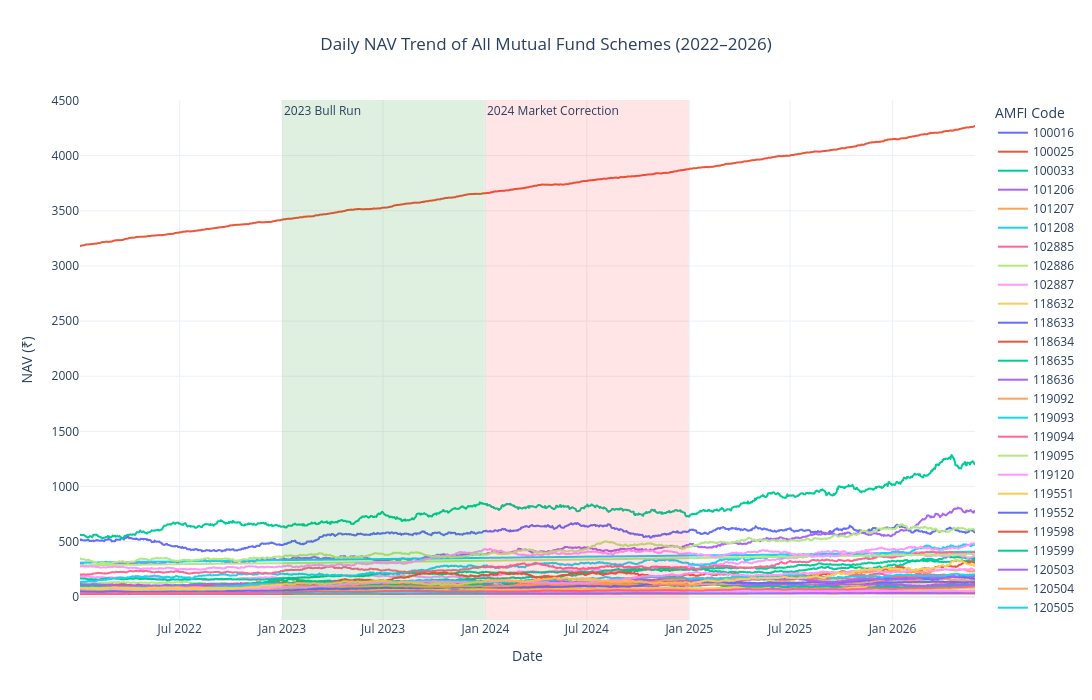

The cell this chart's notebook holds for it:
### Code cell
fig.update_layout(
    template="plotly_white",
    width=1400,
    height=700,
    title_x=0.5,
    legend_title="AMFI Code",
    hovermode="x unified"
)

### Figure 1 — Plotly figure (JSON) as saved in the notebook; plotly's stock layout.template omitted (floating-point values rounded to 4 significant figures; data arrays with more than 128 entries replaced by an {"elided": "..."} marker saying what was removed)
{"data": [{"hovertemplate": "Scheme (AMFI Code)=100016<br>Date=%{x}<br>NAV (₹)=%{y}<extra></extra>", "legendgroup": "100016", "line": {"color": "#636efa", "dash": "solid"}, "marker": {"symbol": "circle"}, "mode": "lines", "name": "100016", "showlegend": true, "type": "scattergl", "x": {"elided": "1150 str values"}, "xaxis": "x", "y": {"elided": "1150 float values"}, "yaxis": "y"}, {"hovertemplate": "Scheme (AMFI Code)=100025<br>Date=%{x}<br>NAV (₹)=%{y}<extra></extra>", "legendgroup": "100025", "line": {"color": "#EF553B", "dash": "solid"}, "marker": {"symbol": "circle"}, "mode": "lines", "name": "100025", "showlegend": true, "type": "scattergl", "x": {"elided": "1150 str values"}, "xaxis": "x", "y": {"elided": "1150 float values"}, "yaxis": "y"}, {"hovertemplate": "Scheme (AMFI Code)=100033<br>Date=%{x}<br>NAV (₹)=%{y}<extra></extra>", "legendgroup": "100033", "line": {"color": "#00cc96", "dash": "solid"}, "marker": {"symbol": "circle"}, "mode": "lines", "name": "100033", "showlegend": true, "type": "scattergl", "x": {"elided": "1150 str values"}, "xaxis": "x", "y": {"elided": "1150 float values"}, "yaxis": "y"}, {"hovertemplate": "Scheme (AMFI Code)=101206<br>Date=%{x}<br>NAV (₹)=%{y}<extra></extra>", "legendgroup": "101206", "line": {"color": "#ab63fa", "dash": "solid"}, "marker": {"symbol": "circle"}, "mode": "lines", "name": "101206", "showlegend": true, "type": "scattergl", "x": {"elided": "1150 str values"}, "xaxis": "x", "y": {"elided": "1150 float values"}, "yaxis": "y"}, {"hovertemplate": "Scheme (AMFI Code)=101207<br>Date=%{x}<br>NAV (₹)=%{y}<extra></extra>", "legendgroup": "101207", "line": {"color": "#FFA15A", "dash": "solid"}, "marker": {"symbol": "circle"}, "mode": "lines", "name": "101207", "showlegend": true, "type": "scattergl", "x": {"elided": "1150 str values"}, "xaxis": "x", "y": {"elided": "1150 float values"}, "yaxis": "y"}, {"hovertemplate": "Scheme (AMFI Code)=101208<br>Date=%{x}<br>NAV (₹)=%{y}<extra></extra>", "legendgroup": "101208", "line": {"color": "#19d3f3", "dash": "solid"}, "marker": {"symbol": "circle"}, "mode": "lines", "name": "101208", "showlegend": true, "type": "scattergl", "x": {"elided": "1150 str values"}, "xaxis": "x", "y": {"elided": "1150 float values"}, "yaxis": "y"}, {"hovertemplate": "Scheme (AMFI Code)=102885<br>Date=%{x}<br>NAV (₹)=%{y}<extra></extra>", "legendgroup": "102885", "line": {"color": "#FF6692", "dash": "solid"}, "marker": {"symbol": "circle"}, "mode": "lines", "name": "102885", "showlegend": true, "type": "scattergl", "x": {"elided": "1150 str values"}, "xaxis": "x", "y": {"elided": "1150 float values"}, "yaxis": "y"}, {"hovertemplate": "Scheme (AMFI Code)=102886<br>Date=%{x}<br>NAV (₹)=%{y}<extra></extra>", "legendgroup": "102886", "line": {"color": "#B6E880", "dash": "solid"}, "marker": {"symbol": "circle"}, "mode": "lines", "name": "102886", "showlegend": true, "type": "scattergl", "x": {"elided": "1150 str values"}, "xaxis": "x", "y": {"elided": "1150 float values"}, "yaxis": "y"}, {"hovertemplate": "Scheme (AMFI Code)=102887<br>Date=%{x}<br>NAV (₹)=%{y}<extra></extra>", "legendgroup": "102887", "line": {"color": "#FF97FF", "dash": "solid"}, "marker": {"symbol": "circle"}, "mode": "lines", "name": "102887", "showlegend": true, "type": "scattergl", "x": {"elided": "1150 str values"}, "xaxis": "x", "y": {"elided": "1150 float values"}, "yaxis": "y"}, {"hovertemplate": "Scheme (AMFI Code)=118632<br>Date=%{x}<br>NAV (₹)=%{y}<extra></extra>", "legendgroup": "118632", "line": {"color": "#FECB52", "dash": "solid"}, "marker": {"symbol": "circle"}, "mode": "lines", "name": "118632", "showlegend": true, "type": "scattergl", "x": {"elided": "1150 str values"}, "xaxis": "x", "y": {"elided": "1150 float values"}, "yaxis": "y"}, {"hovertemplate": "Scheme (AMFI Code)=118633<br>Date=%{x}<br>NAV (₹)=%{y}<extra></extra>", "legendgroup": "118633", "line": {"color": "#636efa", "dash": "solid"}, "marker": {"symbol": "circle"}, "mode": "lines", "name": "118633", "showlegend": true, "type": "scattergl", "x": {"elided": "1150 str values"}, "xaxis": "x", "y": {"elided": "1150 float values"}, "yaxis": "y"}, {"hovertemplate": "Scheme (AMFI Code)=118634<br>Date=%{x}<br>NAV (₹)=%{y}<extra></extra>", "legendgroup": "118634", "line": {"color": "#EF553B", "dash": "solid"}, "marker": {"symbol": "circle"}, "mode": "lines", "name": "118634", "showlegend": true, "type": "scattergl", "x": {"elided": "1150 str values"}, "xaxis": "x", "y": {"elided": "1150 float values"}, "yaxis": "y"}, {"hovertemplate": "Scheme (AMFI Code)=118635<br>Date=%{x}<br>NAV (₹)=%{y}<extra></extra>", "legendgroup": "118635", "line": {"color": "#00cc96", "dash": "solid"}, "marker": {"symbol": "circle"}, "mode": "lines", "name": "118635", "showlegend": true, "type": "scattergl", "x": {"elided": "1150 str values"}, "xaxis": "x", "y": {"elided": "1150 float values"}, "yaxis": "y"}, {"hovertemplate": "Scheme (AMFI Code)=118636<br>Date=%{x}<br>NAV (₹)=%{y}<extra></extra>", "legendgroup": "118636", "line": {"color": "#ab63fa", "dash": "solid"}, "marker": {"symbol": "circle"}, "mode": "lines", "name": "118636", "showlegend": true, "type": "scattergl", "x": {"elided": "1150 str values"}, "xaxis": "x", "y": {"elided": "1150 float values"}, "yaxis": "y"}, {"hovertemplate": "Scheme (AMFI Code)=119092<br>Date=%{x}<br>NAV (₹)=%{y}<extra></extra>", "legendgroup": "119092", "line": {"color": "#FFA15A", "dash": "solid"}, "marker": {"symbol": "circle"}, "mode": "lines", "name": "119092", "showlegend": true, "type": "scattergl", "x": {"elided": "1150 str values"}, "xaxis": "x", "y": {"elided": "1150 float values"}, "yaxis": "y"}, {"hovertemplate": "Scheme (AMFI Code)=119093<br>Date=%{x}<br>NAV (₹)=%{y}<extra></extra>", "legendgroup": "119093", "line": {"color": "#19d3f3", "dash": "solid"}, "marker": {"symbol": "circle"}, "mode": "lines", "name": "119093", "showlegend": true, "type": "scattergl", "x": {"elided": "1150 str values"}, "xaxis": "x", "y": {"elided": "1150 float values"}, "yaxis": "y"}, {"hovertemplate": "Scheme (AMFI Code)=119094<br>Date=%{x}<br>NAV (₹)=%{y}<extra></extra>", "legendgroup": "119094", "line": {"color": "#FF6692", "dash": "solid"}, "marker": {"symbol": "circle"}, "mode": "lines", "name": "119094", "showlegend": true, "type": "scattergl", "x": {"elided": "1150 str values"}, "xaxis": "x", "y": {"elided": "1150 float values"}, "yaxis": "y"}, {"hovertemplate": "Scheme (AMFI Code)=119095<br>Date=%{x}<br>NAV (₹)=%{y}<extra></extra>", "legendgroup": "119095", "line": {"color": "#B6E880", "dash": "solid"}, "marker": {"symbol": "circle"}, "mode": "lines", "name": "119095", "showlegend": true, "type": "scattergl", "x": {"elided": "1150 str values"}, "xaxis": "x", "y": {"elided": "1150 float values"}, "yaxis": "y"}, {"hovertemplate": "Scheme (AMFI Code)=119120<br>Date=%{x}<br>NAV (₹)=%{y}<extra></extra>", "legendgroup": "119120", "line": {"color": "#FF97FF", "dash": "solid"}, "marker": {"symbol": "circle"}, "mode": "lines", "name": "119120", "showlegend": true, "type": "scattergl", "x": {"elided": "1150 str values"}, "xaxis": "x", "y": {"elided": "1150 float values"}, "yaxis": "y"}, {"hovertemplate": "Scheme (AMFI Code)=119551<br>Date=%{x}<br>NAV (₹)=%{y}<extra></extra>", "legendgroup": "119551", "line": {"color": "#FECB52", "dash": "solid"}, "marker": {"symbol": "circle"}, "mode": "lines", "name": "119551", "showlegend": true, "type": "scattergl", "x": {"elided": "1150 str values"}, "xaxis": "x", "y": {"elided": "1150 float values"}, "yaxis": "y"}, {"hovertemplate": "Scheme (AMFI Code)=119552<br>Date=%{x}<br>NAV (₹)=%{y}<extra></extra>", "legendgroup": "119552", "line": {"color": "#636efa", "dash": "solid"}, "marker": {"symbol": "circle"}, "mode": "lines", "name": "119552", "showlegend": true, "type": "scattergl", "x": {"elided": "1150 str values"}, "xaxis": "x", "y": {"elided": "1150 float values"}, "yaxis": "y"}, {"hovertemplate": "Scheme (AMFI Code)=119598<br>Date=%{x}<br>NAV (₹)=%{y}<extra></extra>", "legendgroup": "119598", "line": {"color": "#EF553B", "dash": "solid"}, "marker": {"symbol": "circle"}, "mode": "lines", "name": "119598", "showlegend": true, "type": "scattergl", "x": {"elided": "1150 str values"}, "xaxis": "x", "y": {"elided": "1150 float values"}, "yaxis": "y"}, {"hovertemplate": "Scheme (AMFI Code)=119599<br>Date=%{x}<br>NAV (₹)=%{y}<extra></extra>", "legendgroup": "119599", "line": {"color": "#00cc96", "dash": "solid"}, "marker": {"symbol": "circle"}, "mode": "lines", "name": "119599", "showlegend": true, "type": "scattergl", "x": {"elided": "1150 str values"}, "xaxis": "x", "y": {"elided": "1150 float values"}, "yaxis": "y"}, {"hovertemplate": "Scheme (AMFI Code)=120503<br>Date=%{x}<br>NAV (₹)=%{y}<extra></extra>", "legendgroup": "120503", "line": {"color": "#ab63fa", "dash": "solid"}, "marker": {"symbol": "circle"}, "mode": "lines", "name": "120503", "showlegend": true, "type": "scattergl", "x": {"elided": "1150 str values"}, "xaxis": "x", "y": {"elided": "1150 float values"}, "yaxis": "y"}, {"hovertemplate": "Scheme (AMFI Code)=120504<br>Date=%{x}<br>NAV (₹)=%{y}<extra></extra>", "legendgroup": "120504", "line": {"color": "#FFA15A", "dash": "solid"}, "marker": {"symbol": "circle"}, "mode": "lines", "name": "120504", "showlegend": true, "type": "scattergl", "x": {"elided": "1150 str values"}, "xaxis": "x", "y": {"elided": "1150 float values"}, "yaxis": "y"}, {"hovertemplate": "Scheme (AMFI Code)=120505<br>Date=%{x}<br>NAV (₹)=%{y}<extra></extra>", "legendgroup": "120505", "line": {"color": "#19d3f3", "dash": "solid"}, "marker": {"symbol": "circle"}, "mode": "lines", "name": "120505", "showlegend": true, "type": "scattergl", "x": {"elided": "1150 str values"}, "xaxis": "x", "y": {"elided": "1150 float values"}, "yaxis": "y"}, {"hovertemplate": "Scheme (AMFI Code)=120506<br>Date=%{x}<br>NAV (₹)=%{y}<extra></extra>", "legendgroup": "120506", "line": {"color": "#FF6692", "dash": "solid"}, "marker": {"symbol": "circle"}, "mode": "lines", "name": "120506", "showlegend": true, "type": "scattergl", "x": {"elided": "1150 str values"}, "xaxis": "x", "y": {"elided": "1150 float values"}, "yaxis": "y"}, {"hovertemplate": "Scheme (AMFI Code)=120507<br>Date=%{x}<br>NAV (₹)=%{y}<extra></extra>", "legendgroup": "120507", "line": {"color": "#B6E880", "dash": "solid"}, "marker": {"symbol": "circle"}, "mode": "lines", "name": "120507", "showlegend": true, "type": "scattergl", "x": {"elided": "1150 str values"}, "xaxis": "x", "y": {"elided": "1150 float values"}, "yaxis": "y"}, {"hovertemplate": "Scheme (AMFI Code)=120841<br>Date=%{x}<br>NAV (₹)=%{y}<extra></extra>", "legendgroup": "120841", "line": {"color": "#FF97FF", "dash": "solid"}, "marker": {"symbol": "circle"}, "mode": "lines", "name": "120841", "showlegend": true, "type": "scattergl", "x": {"elided": "1150 str values"}, "xaxis": "x", "y": {"elided": "1150 float values"}, "yaxis": "y"}, {"hovertemplate": "Scheme (AMFI Code)=120842<br>Date=%{x}<br>NAV (₹)=%{y}<extra></extra>", "legendgroup": "120842", "line": {"color": "#FECB52", "dash": "solid"}, "marker": {"symbol": "circle"}, "mode": "lines", "name": "120842", "showlegend": true, "type": "scattergl", "x": {"elided": "1150 str values"}, "xaxis": "x", "y": {"elided": "1150 float values"}, "yaxis": "y"}, {"hovertemplate": "Scheme (AMFI Code)=120843<br>Date=%{x}<br>NAV (₹)=%{y}<extra></extra>", "legendgroup": "120843", "line": {"color": "#636efa", "dash": "solid"}, "marker": {"symbol": "circle"}, "mode": "lines", "name": "120843", "showlegend": true, "type": "scattergl", "x": {"elided": "1150 str values"}, "xaxis": "x", "y": {"elided": "1150 float values"}, "yaxis": "y"}, {"hovertemplate": "Scheme (AMFI Code)=120844<br>Date=%{x}<br>NAV (₹)=%{y}<extra></extra>", "legendgroup": "120844", "line": {"color": "#EF553B", "dash": "solid"}, "marker": {"symbol": "circle"}, "mode": "lines", "name": "120844", "showlegend": true, "type": "scattergl", "x": {"elided": "1150 str values"}, "xaxis": "x", "y": {"elided": "1150 float values"}, "yaxis": "y"}, {"hovertemplate": "Scheme (AMFI Code)=125497<br>Date=%{x}<br>NAV (₹)=%{y}<extra></extra>", "legendgroup": "125497", "line": {"color": "#00cc96", "dash": "solid"}, "marker": {"symbol": "circle"}, "mode": "lines", "name": "125497", "showlegend": true, "type": "scattergl", "x": {"elided": "1150 str values"}, "xaxis": "x", "y": {"elided": "1150 float values"}, "yaxis": "y"}, {"hovertemplate": "Scheme (AMFI Code)=125498<br>Date=%{x}<br>NAV (₹)=%{y}<extra></extra>", "legendgroup": "125498", "line": {"color": "#ab63fa", "dash": "solid"}, "marker": {"symbol": "circle"}, "mode": "lines", "name": "125498", "showlegend": true, "type": "scattergl", "x": {"elided": "1150 str values"}, "xaxis": "x", "y": {"elided": "1150 float values"}, "yaxis": "y"}, {"hovertemplate": "Scheme (AMFI Code)=148567<br>Date=%{x}<br>NAV (₹)=%{y}<extra></extra>", "legendgroup": "148567", "line": {"color": "#FFA15A", "dash": "solid"}, "marker": {"symbol": "circle"}, "mode": "lines", "name": "148567", "showlegend": true, "type": "scattergl", "x": {"elided": "1150 str values"}, "xaxis": "x", "y": {"elided": "1150 float values"}, "yaxis": "y"}, {"hovertemplate": "Scheme (AMFI Code)=148568<br>Date=%{x}<br>NAV (₹)=%{y}<extra></extra>", "legendgroup": "148568", "line": {"color": "#19d3f3", "dash": "solid"}, "marker": {"symbol": "circle"}, "mode": "lines", "name": "148568", "showlegend": true, "type": "scattergl", "x": {"elided": "1150 str values"}, "xaxis": "x", "y": {"elided": "1150 float values"}, "yaxis": "y"}, {"hovertemplate": "Scheme (AMFI Code)=148569<br>Date=%{x}<br>NAV (₹)=%{y}<extra></extra>", "legendgroup": "148569", "line": {"color": "#FF6692", "dash": "solid"}, "marker": {"symbol": "circle"}, "mode": "lines", "name": "148569", "showlegend": true, "type": "scattergl", "x": {"elided": "1150 str values"}, "xaxis": "x", "y": {"elided": "1150 float values"}, "yaxis": "y"}, {"hovertemplate": "Scheme (AMFI Code)=149322<br>Date=%{x}<br>NAV (₹)=%{y}<extra></extra>", "legendgroup": "149322", "line": {"color": "#B6E880", "dash": "solid"}, "marker": {"symbol": "circle"}, "mode": "lines", "name": "149322", "showlegend": true, "type": "scattergl", "x": {"elided": "1150 str values"}, "xaxis": "x", "y": {"elided": "1150 float values"}, "yaxis": "y"}, {"hovertemplate": "Scheme (AMFI Code)=149323<br>Date=%{x}<br>NAV (₹)=%{y}<extra></extra>", "legendgroup": "149323", "line": {"color": "#FF97FF", "dash": "solid"}, "marker": {"symbol": "circle"}, "mode": "lines", "name": "149323", "showlegend": true, "type": "scattergl", "x": {"elided": "1150 str values"}, "xaxis": "x", "y": {"elided": "1150 float values"}, "yaxis": "y"}, {"hovertemplate": "Scheme (AMFI Code)=149324<br>Date=%{x}<br>NAV (₹)=%{y}<extra></extra>", "legendgroup": "149324", "line": {"color": "#FECB52", "dash": "solid"}, "marker": {"symbol": "circle"}, "mode": "lines", "name": "149324", "showlegend": true, "type": "scattergl", "x": {"elided": "1150 str values"}, "xaxis": "x", "y": {"elided": "1150 float values"}, "yaxis": "y"}], "layout": {"annotations": [{"showarrow": false, "text": "2023 Bull Run", "x": "2023-01-01", "xanchor": "left", "xref": "x", "y": 1, "yanchor": "top", "yref": "y domain"}, {"showarrow": false, "text": "2024 Market Correction", "x": "2024-01-01", "xanchor": "left", "xref": "x", "y": 1, "yanchor": "top", "yref": "y domain"}], "height": 700, "hovermode": "x unified", "legend": {"title": {"text": "AMFI Code"}, "tracegroupgap": 0}, "shapes": [{"fillcolor": "green", "line": {"width": 0}, "opacity": 0.12, "type": "rect", "x0": "2023-01-01", "x1": "2023-12-31", "xref": "x", "y0": 0, "y1": 1, "yref": "y domain"}, {"fillcolor": "red", "line": {"width": 0}, "opacity": 0.1, "type": "rect", "x0": "2024-01-01", "x1": "2024-12-31", "xref": "x", "y0": 0, "y1": 1, "yref": "y domain"}], "title": {"text": "Daily NAV Trend of All Mutual Fund Schemes (2022–2026)", "x": 0.5}, "width": 1400, "xaxis": {"anchor": "y", "domain": [0, 1], "title": {"text": "Date"}}, "yaxis": {"anchor": "x", "domain": [0, 1], "title": {"text": "NAV (₹)"}}}}
